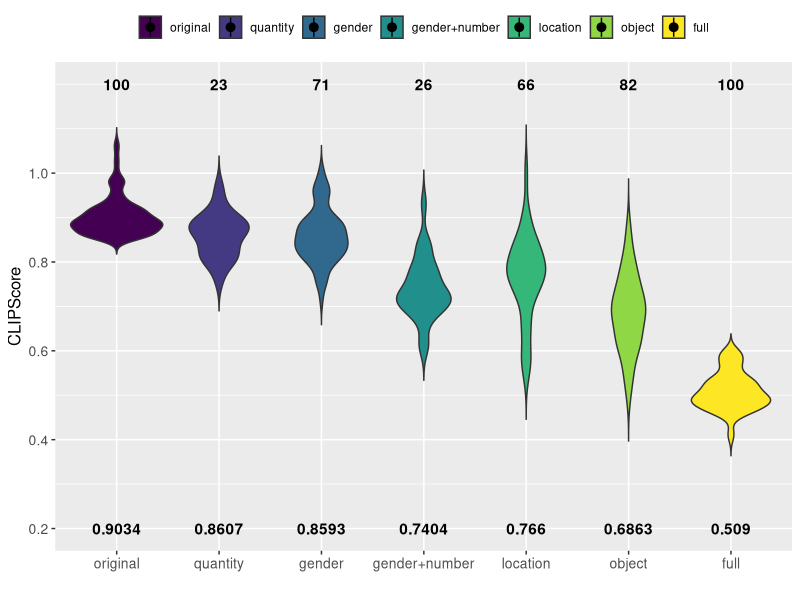

Write R code to recreate this figure.
# sandro pezzelle
# amsterdam 2023
# code for obtaining violin plot in Figure 2

library(ggplot2)
library(dplyr)
library(viridis)

mypath <- "./"
setwd(mypath)
mydataFULL <- read.csv("data4violin-full.csv", header=TRUE, sep=";")
head(mydataFULL)

mydataFULL %>%
  group_by(type) %>%
  summarise(total_non_na = sum(!is.na(alignment)))

mylabels = mydataFULL %>%
  group_by(type) %>%
  summarise(total_non_na = sum(!is.na(alignment)))

mymeans <- mydataFULL %>%
  group_by(type) %>%
  dplyr::summarize(Mean = mean(alignment, na.rm=TRUE))

mydataFULL$type <- factor(mydataFULL$type, levels = c("original", "quantity", "gender", "gender+number", "location", "object", "full"))


vFULL <- ggplot(mydataFULL, aes(x=type, y=alignment, fill=type)) + geom_violin(trim=FALSE) + stat_summary(fun.data=mean_sdl, mult=1, geom="pointrange", color="black") + ylab("CLIPScore") + xlab("") + scale_y_continuous(breaks = seq(0.2, 1.0, by = 0.2)) + theme(legend.position="top", legend.title= element_blank(), axis.text.x = element_text(size = 10), axis.text.y = element_text(size = 10), axis.title.y = element_text(size = 12)) + geom_text(data=mylabels,aes(x = type, y = 1.2, label=total_non_na),color="black", fontface="bold") + guides(fill = guide_legend(nrow = 1)) + geom_text(data=mymeans,aes(x = type, y = 0.2, label=round(Mean,4)),color="black", fontface="bold")

vFULL + scale_color_viridis(discrete = TRUE, option = "D") + scale_fill_viridis(discrete = TRUE)